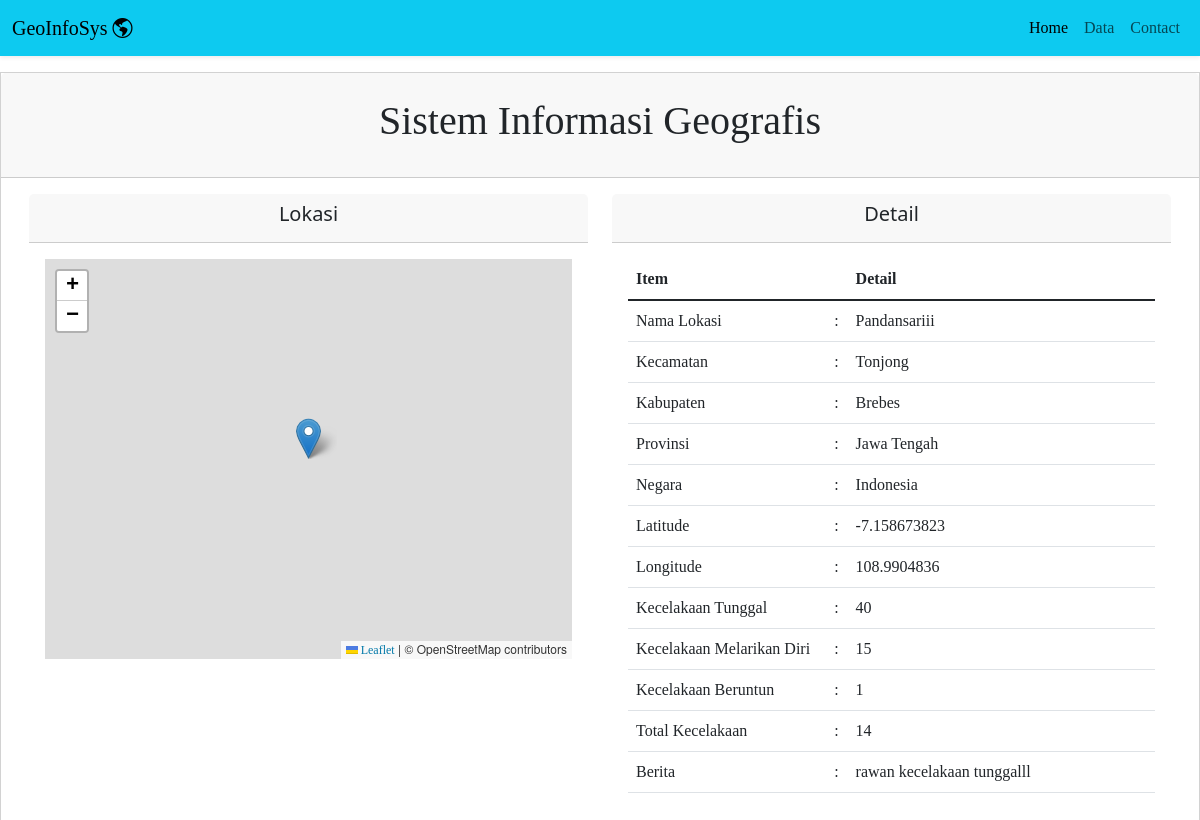
The page / on the database its author committed.
### tables this page shows
CREATE TABLE `location` (
  `id` varchar(255) NOT NULL,
  `name` varchar(255) DEFAULT NULL,
  `address` varchar(255) DEFAULT NULL,
  `latitude` varchar(255) DEFAULT NULL,
  `longitude` varchar(255) DEFAULT NULL,
  `k_tunggal` int(11) DEFAULT NULL,
  `k_lari` int(11) DEFAULT NULL,
  `k_beruntun` int(11) DEFAULT NULL,
  `total_laka` int(11) NOT NULL,
  `negara` varchar(255) DEFAULT NULL,
  `provinsi` varchar(255) DEFAULT NULL,
  `kabupaten` varchar(255) DEFAULT NULL,
  `kecamatan` varchar(255) DEFAULT NULL,
  `description` varchar(255) DEFAULT NULL
);

### function.php (called while the page is built, shortened)
<?php
  $host = "localhost";
  $user = "root";
  $pass = "";
  $db = "geo_info_sys";
  try {
    $conn = mysqli_connect("$host", "$user", "$pass", "$db");
  } catch (PDOException $e) {
    die ("Koneksi Gagal: " . $e->getMessage());
  }
  function query($query) {
    global $conn;
    $result = mysqli_query($conn, $query);
    $rows = [];
    while ($row = mysqli_fetch_assoc($result)) {
      $rows[] = $row;
    }
    return $rows;
  }

### index.php (the view, shortened to what this page needs)
<?php
include 'function.php';
$locations = query("SELECT * FROM `location`");
?>
<!DOCTYPE html>
<html lang="en">
<head>
  <link href="https://cdn.jsdelivr.net/npm/bootstrap@5.3.0/dist/css/bootstrap.min.css" rel="stylesheet" />
  <link rel="stylesheet" href="https://unpkg.com/leaflet/dist/leaflet.css" />
  <link rel="stylesheet" href="css/style.css" />
</head>
<body>
  <?php include 'navbar.php' ?>
  <section id="home">
    <div class="container-fluid">
      <div class="row card rounded-0 mt-3">
        <div class="card-header">
          <div class="container-fluid">
            <div class="row">
              <div class="col-md-12 text-center py-3">
                <h1>Sistem Informasi Geografis</h1>
              </div>
            </div>
          </div>
        </div>
        <div class="card-body">
          <div class="container-fluid">
            <div class="row">
              <div class="col-md-6">
                <div class="card-header text-center">
                  <h5>Lokasi</h5>
                </div>
                <div class="card-body">
                  <div id="map"></div>
                </div>
              </div>
              <div class="col-md-6">
                <div class="card-header text-center">
                  <h5>Detail</h5>
                </div>
                <div class="card-body">
                  <table class="table">
                    <thead>
                      <tr>
                        <th scope="col">Item</th>
                        <th scope="col"></th>
                        <th scope="col" class="col-7">Detail</th>
                      </tr>
                    </thead>
                    <tbody class="table-group-divider">
                      <tr>
                        <td>Nama Lokasi</td>
                        <td>:</td>
                        <td class="name"><?= $locations[0]['name'] ?></td>
                      </tr>
                      <tr>
                        <td>Kecamatan</td>
                        <td>:</td>
                        <td class="kecamatan"><?= $locations[0]['kecamatan'] ?></td>
                      </tr>
                      <tr>
                        <td>Kabupaten</td>
                        <td>:</td>
                        <td class="kabupaten"><?= $locations[0]['kabupaten'] ?></td>
                      </tr>
                      <tr>
                        <td>Provinsi</td>
                        <td>:</td>
                        <td class="provinsi"><?= $locations[0]['provinsi'] ?></td>
                      </tr>
                      <tr>
                        <td>Negara</td>
                        <td>:</td>
                        <td class="negara"><?= $locations[0]['negara'] ?></td>
                      </tr>
                      <tr>
                        <td>Latitude</td>
                        <td>:</td>
                        <td class="latitude"><?= $locations[0]['latitude'] ?></td>
                      </tr>
                      <tr>
                        <td>Longitude</td>
                        <td>:</td>
                        <td class="longitude"><?= $locations[0]['longitude'] ?></td>
                      </tr>
                      <tr>
                        <td>Kecelakaan Tunggal</td>
                        <td>:</td>
                        <td class="k_tunggal"><?= $locations[0]['k_tunggal'] ?></td>
                      </tr>
                      <tr>
                        <td>Kecelakaan Melarikan Diri</td>
                        <td>:</td>
                        <td class="k_lari"><?= $locations[0]['k_lari'] ?></td>
                      </tr>
                      <tr>
                        <td>Kecelakaan Beruntun</td>
                        <td>:</td>
                        <td class="k_beruntun"><?= $locations[0]['k_beruntun'] ?></td>
                      </tr>
                      <tr>
                        <td>Total Kecelakaan</td>
                        <td>:</td>
                        <td class="total_laka"><?= $locations[0]['total_laka'] ?></td>
                      </tr>
                      <tr>
                        <td>Berita</td>
                        <td>:</td>
                        <td class="description">
                          <?= $locations[0]['description'] ?>
                        </td>
                      </tr>
                    </tbody>
                  </table>
                </div>
              </div>
            </div>
          </div>
        </div>
      </div>
    </div>
  </section>
</body>
</html>

### css/style.css (style rules this page uses)
#map { height: 400px; }
h1,h3 { font-family: "PT Serif", serif; }
table { font-family: "Comfortaa", cursive; }

### rows shown on the page
location: name "Pandansariii", kecamatan "Tonjong", kabupaten "Brebes", provinsi "Jawa Tengah", negara "Indonesia", latitude "-7.158673823", longitude "108.9904836", k_tunggal "40", k_lari "15", k_beruntun "1", total_laka "14", description "rawan kecelakaan tunggalll"
